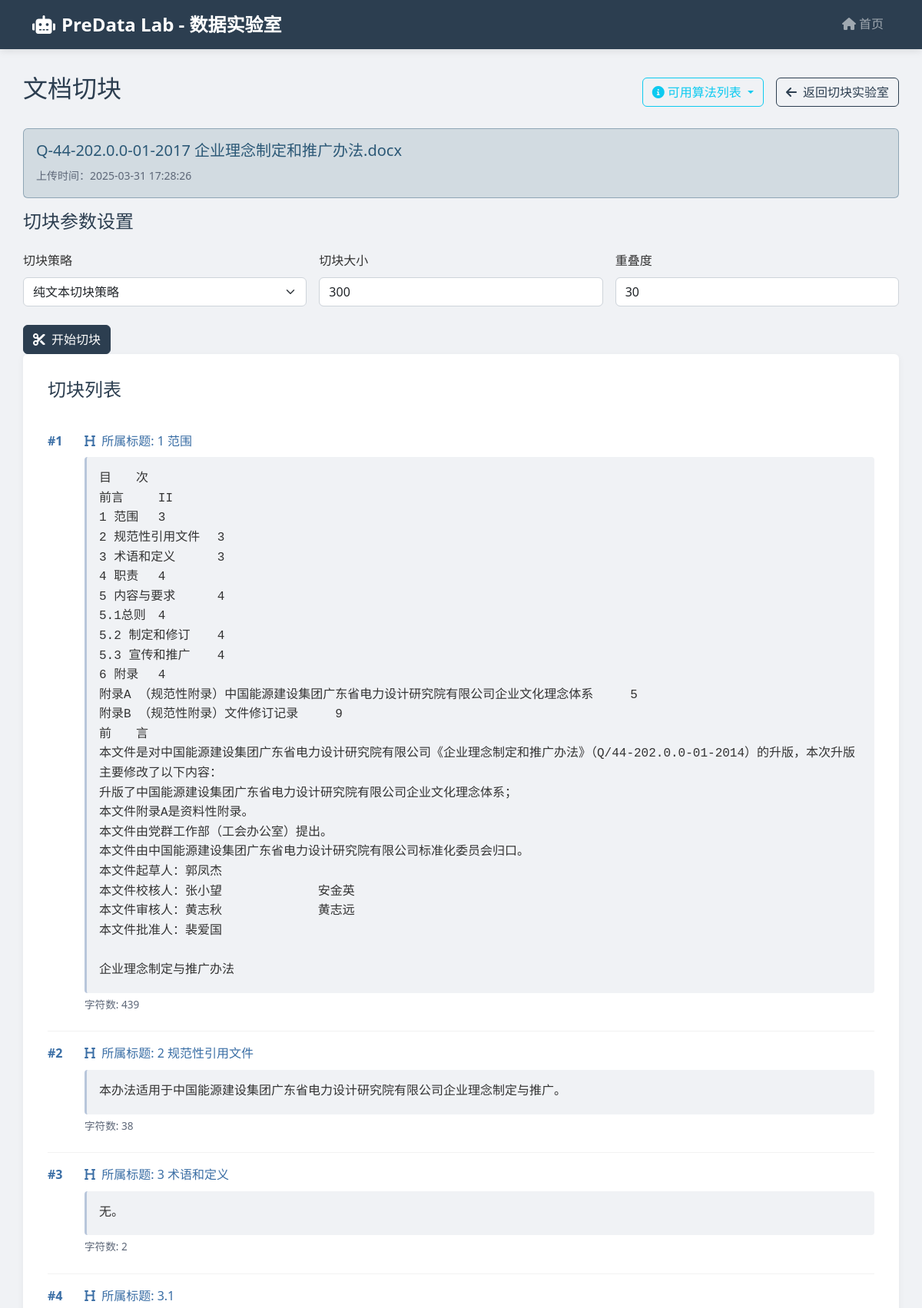
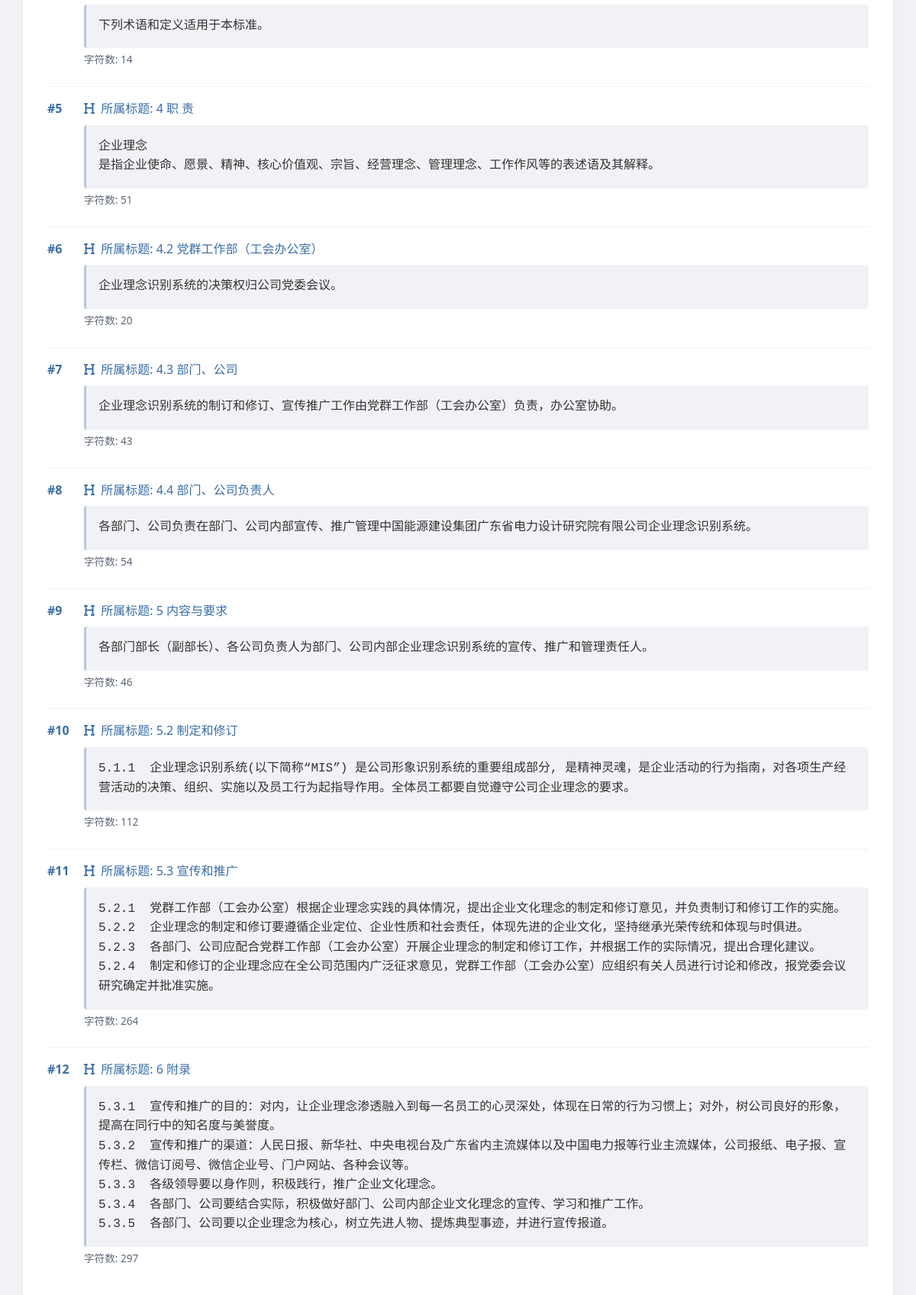
Page /chunklab/documents/12/chunk (upper part) on the committed database (2 pictures, top to bottom).
### app/database.py (models this page shows, shortened)
class Document(Base):
    __tablename__ = "documents"
    id = Column(Integer, primary_key=True, index=True)
    filename = Column(String(255), nullable=False)
    filepath = Column(String(255), nullable=False)
    filetype = Column(String(50))
    filesize = Column(Integer)  # 文件大小（字节）
    upload_time = Column(DateTime, default=datetime.now)
    status = Column(String(50), default="未切块")
    last_chunk_params = Column(JSON, default=lambda: json.dumps({}))
    hash = Column(String(64))  # 文件哈希值
    chunks = relationship("Chunk", back_populates="document", cascade="all, delete-orphan")

class Chunk(Base):
    __tablename__ = "chunks"
    id = Column(Integer, primary_key=True, index=True)
    document_id = Column(Integer, ForeignKey("documents.id"))
    sequence = Column(Integer)  # 片段序号
    content = Column(Text)  # 切块内容
    chunk_size = Column(Integer)  # 切块大小
    overlap = Column(Integer)  # 重叠度
    chunk_strategy = Column(String(50))  # 使用的切块策略
    chunk_metadata = Column(JSON, default=lambda: json.dumps({}))  # 元数据
    document = relationship("Document", back_populates="chunks")

### app/chunklab/routes.py (the view)
@router.get("/documents/{document_id}/chunk")
async def chunk_page(document_id: int, request: Request, db: Session = Depends(get_db)):
    document = db.query(Document).filter(Document.id == document_id).first()
    if not document:
        raise HTTPException(status_code=404, detail="文档不存在")
    chunks = db.query(Chunk).filter(Chunk.document_id == document_id).order_by(Chunk.sequence).all()
    return templates.TemplateResponse(
        "chunklab/chunk.html",
        {
            "request": request,
            "document": document,
            "chunks": chunks,
            "chunk_strategies": get_config('CHUNK_STRATEGIES'),
            "default_chunk_size": APP_CONFIG['DEFAULT_CHUNK_SIZE'],
            "default_overlap": APP_CONFIG['DEFAULT_OVERLAP'],
            "now": datetime.now
        }
    )

### app/templates/chunklab/chunk.html (shortened to what this page needs)
{% extends "base.html" %}
{% block content %}
<div class="row mb-4">
    <div class="col-12">
        <div class="d-flex justify-content-between align-items-center mb-4">
            <h2>文档切块</h2>
            <div class="d-flex align-items-center">
                <div class="dropdown me-3">
                    <button class="btn btn-outline-info dropdown-toggle" type="button" id="strategyInfoDropdown" data-bs-toggle="dropdown" aria-expanded="false">
                        <i class="fas fa-info-circle me-1"></i>可用算法列表
                    </button>
                </div>
                <a href="/chunklab/index" class="btn btn-outline-primary">
                    <i class="fas fa-arrow-left me-2"></i>返回切块实验室
                </a>
            </div>
        </div>
        <div class="alert alert-info">
            <h5 class="mb-2">{{ document.filename }}</h5>
            <small class="text-muted">上传时间：{{ document.upload_time.strftime('%Y-%m-%d %H:%M:%S') }}</small>
        </div>
        <div class="chunk-params">
            <h4 class="mb-4">切块参数设置</h4>
            <form id="chunkForm" class="row g-3">
                <div class="col-md-4">
                    <label for="chunkStrategy" class="form-label">切块策略</label>
                    <select class="form-select" id="chunkStrategy" name="chunk_strategy" required>
                        {% for strategy in chunk_strategies %}
                        <option value="{{ strategy.name }}">{{ strategy.display_name }}</option>
                        {% endfor %}
                    </select>
                </div>
                <div class="col-md-4">
                    <label for="chunkSize" class="form-label">切块大小</label>
                    <input type="number" class="form-control" id="chunkSize" name="chunk_size"
                           value="{{ default_chunk_size }}" min="1" required>
                </div>
                <div class="col-md-4">
                    <label for="overlap" class="form-label">重叠度</label>
                    <input type="number" class="form-control" id="overlap" name="overlap"
                           value="{{ default_overlap }}" min="0" required>
                </div>
                <div class="col-12 mt-4">
                    <button type="submit" class="btn btn-primary" id="submitButton">
                        <i class="fas fa-cut me-2"></i>开始切块
                    </button>
                </div>
            </form>
        </div>
        <div class="chunk-list">
            <h4 class="mb-4">切块列表</h4>
            <div id="chunkResults">
                {% if document.status == '已切块' %}
                <div class="chunks-container">
                    {% for chunk in chunks %}
                    <div class="chunk-item">
                        <div class="d-flex">
                            <span class="chunk-sequence">#{{ chunk.sequence }}</span>
                            <div class="flex-grow-1">
                                {% if chunk.chunk_metadata and chunk.chunk_metadata.heading %}
                                <div class="chunk-heading">
                                    <i class="fas fa-heading me-1"></i>
                                    <span>所属标题: {{ chunk.chunk_metadata.heading }}</span>
                                </div>
                                {% endif %}
                                <div class="chunk-content">{{ chunk.content }}</div>
                                <div class="chunk-metadata mt-1">
                                    <span>字符数: {{ chunk.content|length }}</span>
                                </div>
                            </div>
                        </div>
                    </div>
                    {% endfor %}
                </div>
                {% elif document.status == '处理中' %}
                <div class="alert alert-info" role="alert">
                    <i class="fas fa-spinner fa-spin me-2"></i>
                    正在处理切块，请稍候...
                </div>
                {% else %}
                <div class="alert alert-warning" role="alert">
                    尚未进行切块，请设置参数并开始切块。
                </div>
                {% endif %}
            </div>
        </div>
    </div>
</div>
{% endblock %}

### rows in the picture
Document: filename "Q-44-202.0.0-01-2017 企业理念制定和推广办法.docx", upload_time "2025-03-31 17:28:26"
Chunk: sequence "1", chunk_metadata.heading "1 范围", content "目 次 前言 II 1 范围 3 2 规范性引用文件 3 3 术语和定义 3 4 职责 4 5 内容与要求 4 5.1总则 4 5.2 制定和修订 4 5.3 宣传和推广 4 6 附录 4 附录A （规范性附录）中国能源建设集团广东省电力设计研究院有限公司企业文化理念体系 5 附录B （规范性附录）文件修订记录 9 前 言 本文件是对中国能源建设集团广东省电力设计研究院有限公司《企业理念制定和推广办法》（Q/44-202.0.0-01-2014）的升版，本次升版主要修改了以下内容： 升版了中国能源建设集团广东省电力设计研究院有限公司企业文化理念体系； 本文件附录A是资料性附录。 本文件由党群工作部（工会办公室）提出。 本文件由中国能源建设集团广东省电力设计研究院有限公司标准化委员会归口。 本文件起草人：郭凤杰 本文件校核人：张小望 安金英 本文件审核人：黄志秋 黄志远 本文件批准人：裴爱国 企业理念制定与推广办法", content|length "439"
Chunk: sequence "2", chunk_metadata.heading "2 规范性引用文件", content "本办法适用于中国能源建设集团广东省电力设计研究院有限公司企业理念制定与推广。", content|length "38"
Chunk: sequence "3", chunk_metadata.heading "3 术语和定义", content "无。", content|length "2"
Chunk: sequence "4", chunk_metadata.heading "3.1", content "下列术语和定义适用于本标准。", content|length "14"
Chunk: sequence "5", chunk_metadata.heading "4 职 责", content "企业理念 是指企业使命、愿景、精神、核心价值观、宗旨、经营理念、管理理念、工作作风等的表述语及其解释。", content|length "51"
Chunk: sequence "6", chunk_metadata.heading "4.2 党群工作部（工会办公室）", content "企业理念识别系统的决策权归公司党委会议。", content|length "20"
Chunk: sequence "7", chunk_metadata.heading "4.3 部门、公司", content "企业理念识别系统的制订和修订、宣传推广工作由党群工作部（工会办公室）负责，办公室协助。", content|length "43"
Chunk: sequence "8", chunk_metadata.heading "4.4 部门、公司负责人", content "各部门、公司负责在部门、公司内部宣传、推广管理中国能源建设集团广东省电力设计研究院有限公司企业理念识别系统。", content|length "54"
Chunk: sequence "9", chunk_metadata.heading "5 内容与要求", content "各部门部长（副部长）、各公司负责人为部门、公司内部企业理念识别系统的宣传、推广和管理责任人。", content|length "46"
Chunk: sequence "10", chunk_metadata.heading "5.2 制定和修订", content "5.1.1 企业理念识别系统(以下简称“MIS”) 是公司形象识别系统的重要组成部分, 是精神灵魂，是企业活动的行为指南，对各项生产经营活动的决策、组织、实施以及员工行为起指导作用。全体员工都要自觉遵守公司企业理念的要求。", content|length "112"
Chunk: sequence "11", chunk_metadata.heading "5.3 宣传和推广", content "5.2.1 党群工作部（工会办公室）根据企业理念实践的具体情况，提出企业文化理念的制定和修订意见，并负责制订和修订工作的实施。 5.2.2 企业理念的制定和修订要遵循企业定位、企业性质和社会责任，体现先进的企业文化，坚持继承光荣传统和体现与时俱进。 5.2.3 各部门、公司应配合党群工作部（工会办公室）开展企业理念的制定和修订工作，并根据工作的实际情况，提出合理化建议。 5.2.4 制定和修订的企业理念应在全公司范围内广泛征求意见，党群工作部（工会办公室）应组织有关人员进行讨论和修改，报党委会议研究确定并批准实施。", content|length "264"
Chunk: sequence "12", chunk_metadata.heading "6 附录", content "5.3.1 宣传和推广的目的：对内，让企业理念渗透融入到每一名员工的心灵深处，体现在日常的行为习惯上；对外，树公司良好的形象，提高在同行中的知名度与美誉度。 5.3.2 宣传和推广的渠道：人民日报、新华社、中央电视台及广东省内主流媒体以及中国电力报等行业主流媒体，公司报纸、电子报、宣传栏、微信订阅号、微信企业号、门户网站、各种会议等。 5.3.3 各级领导要以身作则，积极践行，推广企业文化理念。 5.3.4 各部门、公司要结合实际，积极做好部门、公司内部企业文化理念的宣传、学习和推广工作。 5.3.5 各部门、公司要以企业理念为核心，树立先进人物、提炼典型事迹，并进行宣传报道。", content|length "297"

### other values in the picture
form field chunk_strategy "纯文本切块策略"
